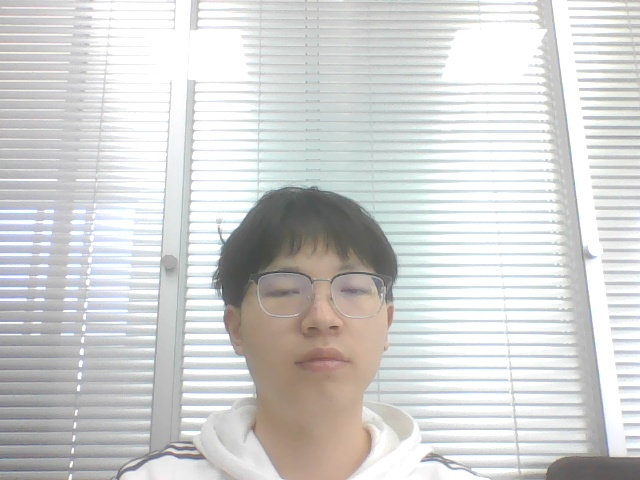
#> input picture RawPictures/newPicture/zlzy/captured_image_1.jpg, 640 x 480 px, found by its file name; its folder holds only this picture in this run
$ python findFace.py
#> lines starting #> are read from the running program, lines starting #| are printed output that depends on the picture
import cv2
import os
import glob
#最后剪裁的图片大小
size_m = 160
size_n = 160
def detect(img, cascade):
    rects = cascade.detectMultiScale(img, scaleFactor=1.3, minNeighbors=4, minSize=(30, 30),flags=cv2.CASCADE_SCALE_IMAGE)
    if len(rects) == 0:
        return []
    rects[:, 2:] += rects[:, :2]
    return rects

current_directory = os.getcwd()
print("当前工作目录:", current_directory)
cascade = cv2.CascadeClassifier(r'..\..\haarcascade_frontalface_default.xml')

dir=r"..\..\RawPictures\newPicture"
SaveDir=r"..\Detected1"


for filename in os.listdir(dir):
    print(filename)
    # 生成文件夹路径
    Save_path = os.path.join(SaveDir, filename)

    # 检查文件夹是否存在，如果不存在则创建
    if not os.path.exists(Save_path):
        os.makedirs(Save_path)
    cont = 0


    for imgname in os.listdir(dir+'/'+filename):

        img = cv2.imread(dir+'/'+filename+'/'+imgname)
#> img is the input picture: shape (480, 640, 3); mean B, G, R 209.9, 210.7, 210.4
        dst=img
        rects=detect(dst,cascade)
#> in detect, `rects = cascade.detectMultiScale(img, scaleFactor=1.3, minNeighbors=4,..`: rects = [[228, 218, 180, 180]]
#> rects = [[228, 218, 408, 398]]
        for x1,y1,x2,y2 in rects:
            #调整人脸截取的大小。横向为x,纵向为y
            roi = dst[y1+10 :y2+20, x1+10 :x2 ]
            img_roi = roi
            re_roi = cv2.resize(img_roi, (size_m, size_n))

            # #新的图像存到data/image/jaffe_1
            # f = "{}/{}".format("data/image", "jaffe_1")
            # #print(f)
            # if not os.path.exists(f):
            #     os.mkdir(f)
            # #切割图像路径
            # path=list.split(".")

            #新的图像存到data/image/jaffe_1   并以jpg 为后缀名
            cv2.imwrite("{}/{}_{}.jpg".format(Save_path,filename,cont), re_roi)
            cont = cont+1
#> this loop made 1 pass
#> (x1, y1, x2, y2, cont) on pass 1: (228, 218, 408, 398, 1)
#> pass 1, `roi = dst[y1+10 :y2+20, x1+10 :x2 ]`:
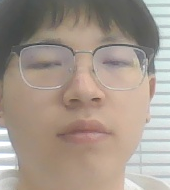
#> roi: shape (190, 170, 3); mean B, G, R 139.7, 150.7, 163.9
#> pass 1, `re_roi = cv2.resize(img_roi, (size_m, size_n))`:
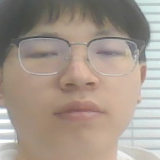
#> re_roi: shape (160, 160, 3); mean B, G, R 139.6, 150.6, 163.7
#> after the loop, cont = 1
